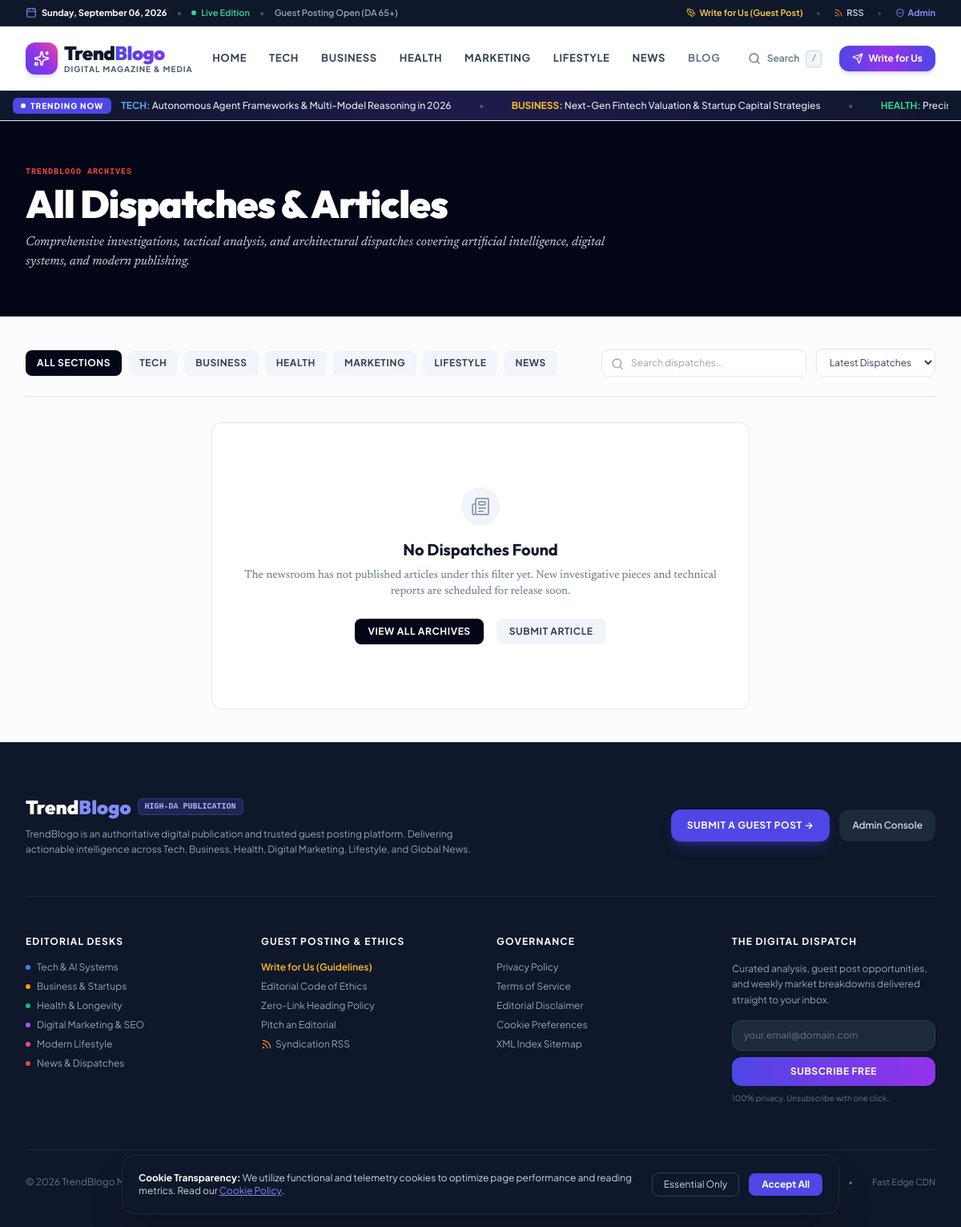
Page /blog on the committed database.
### app/models/article.py (models this page shows)
class Category(Base):
    __tablename__ = "categories"
    id = Column(Integer, primary_key=True, index=True)
    name = Column(String(100), unique=True, nullable=False)
    slug = Column(String(100), unique=True, index=True, nullable=False)
    description = Column(Text, nullable=True)
    color = Column(String(30), default="#4F46E5")
    icon = Column(String(50), default="folder")
    created_at = Column(DateTime, default=datetime.utcnow)
    articles = relationship("Article", back_populates="category")

### app/routes/public.py (the view)
@router.get("/blog", response_class=HTMLResponse)
def blog_list(
    request: Request,
    page: int = Query(1, ge=1),
    sort: str = Query("latest"),
    category: Optional[str] = Query(None),
    tag: Optional[str] = Query(None),
    q: Optional[str] = Query(None),
    db: Session = Depends(get_db)
):
    ctx = get_common_context(db, request)
    query = db.query(Article).filter(Article.status == "published")
    active_category = None
    if category:
        active_category = db.query(Category).filter(Category.slug == category).first()
        if active_category:
            query = query.filter(Article.category_id == active_category.id)
    active_tag = None
    if tag:
        active_tag = db.query(Tag).filter(Tag.slug == tag).first()
        if active_tag:
            query = query.join(ArticleTag).filter(ArticleTag.tag_id == active_tag.id)
    if q:
        kw = f"%{q.strip()}%"
        query = query.filter(or_(Article.title.ilike(kw), Article.summary.ilike(kw), Article.primary_keyword.ilike(kw)))
    if sort == "popular":
        query = query.order_by(desc(Article.view_count))
    else:
        query = query.order_by(desc(Article.published_at))
    total = query.count()
    per_page = 9
    total_pages = max(1, (total + per_page - 1) // per_page)
    articles = query.offset((page - 1) * per_page).limit(per_page).all()
    ctx.update({
        "articles": articles,
        "page": page,
        "total_pages": total_pages,
        "total_count": total,
        "active_category": active_category,
        "active_tag": active_tag,
        "search_query": q,
        "sort": sort,
        "title": f"Blog ? Latest Articles & Insights ({page}/{total_pages}) | TrendBlogo",
        "meta_desc": "Explore high-quality, actionable articles on AI automation, SEO architecture, modern software workflows, and digital productivity."
    })
    return templates.TemplateResponse(request=request, name="blog/list.html", context=ctx)

### app/templates/blog/list.html (shortened to what this page needs)
{% extends "base.html" %}
{% block content %}
<div class="bg-slate-950 text-white py-14 border-b border-slate-800">
  <div class="max-w-7xl mx-auto px-4 sm:px-6 lg:px-8">
    <div class="max-w-3xl">
      <div class="text-[10px] font-mono uppercase tracking-widest text-red-500 font-bold mb-2">TrendBlogo Archives</div>
      <h1 class="font-display text-4xl sm:text-5xl font-black tracking-tight mb-3">All Dispatches &amp; Articles</h1>
      <p class="font-editorial text-base text-slate-300 italic">
        Comprehensive investigations, tactical analysis, and architectural dispatches covering artificial intelligence, digital systems, and modern publishing.
      </p>
    </div>
  </div>
</div>
<div class="max-w-7xl mx-auto px-4 sm:px-6 lg:px-8 py-10">
  <div class="flex flex-col md:flex-row items-center justify-between gap-4 pb-6 border-b border-slate-200">
    <div class="flex items-center space-x-2 overflow-x-auto w-full md:w-auto pb-2 md:pb-0 text-xs font-bold uppercase tracking-wider">
      <a href="/blog" class="px-3.5 py-2 rounded-lg transition whitespace-nowrap {% if not active_category %}bg-slate-950 text-white{% else %}bg-slate-100 text-slate-700 hover:bg-slate-200{% endif %}">
        All Sections
      </a>
      {% for cat in categories %}
      <a href="/blog?category={{ cat.slug }}" class="px-3.5 py-2 rounded-lg transition whitespace-nowrap {% if active_category and active_category.id == cat.id %}bg-slate-950 text-white{% else %}bg-slate-100 text-slate-700 hover:bg-slate-200{% endif %}">
        {{ cat.name }}
      </a>
      {% endfor %}
    </div>
    <div class="flex items-center space-x-3 w-full md:w-auto">
      <form action="/blog" method="GET" class="relative flex-1 md:w-64">
        <input type="text" name="q" value="{{ search_query or '' }}" placeholder="Search dispatches..." class="w-full pl-9 pr-4 py-2 bg-white border border-slate-200 rounded-lg text-xs text-slate-800 outline-none focus:border-slate-400">
        <i data-lucide="search" class="w-4 h-4 text-slate-400 absolute left-3 top-2.5"></i>
      </form>
      <select onchange="location = this.value;" class="bg-white border border-slate-200 rounded-lg px-3 py-2 text-xs text-slate-700 outline-none">
        <option value="/blog?sort=latest{% if active_category %}&category={{ active_category.slug }}{% endif %}" {% if sort == 'latest' %}selected{% endif %}>Latest Dispatches</option>
      </select>
    </div>
  </div>
  {% if articles and articles|length > 0 %}
  <div class="grid grid-cols-1 md:grid-cols-3 gap-8 mt-8">
    {% for article in articles %}
    <article class="bg-white rounded-xl overflow-hidden border border-slate-200 flex flex-col justify-between hover:border-slate-400 transition shadow-sm group">
      <a href="/blog/{{ article.slug }}" class="relative h-52 w-full overflow-hidden bg-slate-100 block">
        <img src="{{ article.featured_image }}" alt="{{ article.featured_image_alt or article.title }}" class="w-full h-full object-cover group-hover:scale-105 transition duration-300" loading="lazy">
        {% if article.category %}
        <span class="absolute top-3 left-3 px-2.5 py-1 bg-slate-950/80 backdrop-blur-sm text-white text-[10px] font-bold uppercase tracking-wider rounded">
          {{ article.category.name }}
        </span>
        {% endif %}
      </a>
      <div class="p-6 flex-1 flex flex-col justify-between">
        <div>
          <div class="flex items-center space-x-2 text-[11px] text-slate-400 mb-2 font-mono">
            <span>{{ article.published_at.strftime("%B %d, %Y") if article.published_at else "September 2026" }}</span>
            <span>•</span>
            <span>{{ article.reading_time }} min read</span>
          </div>
          <h2 class="font-display text-lg font-bold text-slate-950 group-hover:text-indigo-600 transition line-clamp-2 leading-snug mb-2">
            <a href="/blog/{{ article.slug }}">{{ article.title }}</a>
          </h2>
          <p class="font-editorial text-xs text-slate-600 line-clamp-3 leading-relaxed">
            {{ article.summary }}
          </p>
        </div>
        <div class="mt-6 pt-4 border-t border-slate-100 flex items-center justify-between text-xs">
          <span class="text-slate-500 font-medium">{{ article.author_name or "TrendBlogo Desk" }}</span>
          <a href="/blog/{{ article.slug }}" class="font-bold text-indigo-600 hover:text-red-700 inline-flex items-center">
            Read Dispatch <i data-lucide="arrow-right" class="w-3.5 h-3.5 ml-1"></i>
          </a>
        </div>
      </div>
    </article>
    {% endfor %}
  </div>
  {% if total_pages > 1 %}
  <div class="mt-14 flex items-center justify-center space-x-2 text-xs font-semibold">
    {% for p in range(1, total_pages + 1) %}
    <a href="/blog?page={{ p }}{% if active_category %}&category={{ active_category.slug }}{% endif %}{% if search_query %}&q={{ search_query }}{% endif %}{% if sort %}&sort={{ sort }}{% endif %}" class="w-9 h-9 flex items-center justify-center rounded-lg {% if p == page %}bg-slate-950 text-white{% else %}bg-white border border-slate-200 text-slate-700 hover:bg-slate-100{% endif %}">
      {{ p }}
    </a>
    {% endfor %}
  </div>
  {% endif %}
  {% else %}
  <div class="text-center py-20 bg-white rounded-xl border border-slate-200 mt-8 max-w-2xl mx-auto p-8">
    <div class="w-12 h-12 rounded-full bg-slate-100 flex items-center justify-center text-slate-400 mx-auto mb-4">
      <i data-lucide="newspaper" class="w-6 h-6"></i>
    </div>
    <h3 class="font-display font-bold text-xl text-slate-900">No Dispatches Found</h3>
    <p class="font-editorial text-sm text-slate-500 mt-2">
      The newsroom has not published articles under this filter yet. New investigative pieces and technical reports are scheduled for release soon.
    </p>
    <div class="mt-6 flex items-center justify-center space-x-4">
      <a href="/blog" class="px-4 py-2 bg-slate-950 text-white rounded-lg text-xs font-bold uppercase tracking-wider">
        View All Archives
      </a>
      <a href="/guest-posting" class="px-4 py-2 bg-slate-100 hover:bg-slate-200 text-slate-700 rounded-lg text-xs font-bold uppercase tracking-wider">
        Submit Article
      </a>
    </div>
  </div>
  {% endif %}
</div>
{% endblock %}

### app/static/css/custom.css (style rules this page uses)
:root { --font-headline: 'Playfair Display', Georgia, Cambria, serif; --font-editorial: 'Newsreader', Georgia, serif; --font-heading: 'Plus Jakarta Sans', -apple-system, BlinkMacSystemFont, sans-serif; --font-body: 'Inter', -apple-system, BlinkMacSystemFont, sans-serif; --font-mono: 'JetBrains Mono', monospace; }
.font-editorial { font-family: var(--font-editorial); }

### rows in the picture
Category: name "TECH"
Category: name "BUSINESS"
Category: name "HEALTH"
Category: name "MARKETING"
Category: name "LIFESTYLE"
Category: name "NEWS"

### other values in the picture
{{ current_date_str or "Sunday, September 6, 2026" }} "Sunday, September 06, 2026"
{{ current_year }} "2026"
